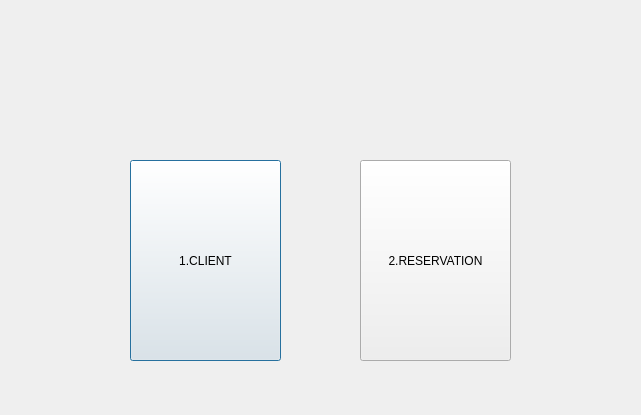
<?xml version="1.0" encoding="UTF-8"?>
<ui version="4.0">
 <class>dialogres</class>
 <widget class="QDialog" name="dialogres">
  <property name="geometry">
   <rect>
    <x>0</x>
    <y>0</y>
    <width>641</width>
    <height>415</height>
   </rect>
  </property>
  <property name="windowTitle">
   <string>Dialog</string>
  </property>
  <property name="styleSheet">
   <string notr="true">border-image: url(:/image/image/passage.jpg);</string>
  </property>
  <widget class="QPushButton" name="client">
   <property name="geometry">
    <rect>
     <x>130</x>
     <y>160</y>
     <width>151</width>
     <height>201</height>
    </rect>
   </property>
   <property name="cursor">
    <cursorShape>PointingHandCursor</cursorShape>
   </property>
   <property name="styleSheet">
    <string notr="true">border-image: url(:/image/image/Capture53.png);</string>
   </property>
   <property name="text">
    <string>1.CLIENT</string>
   </property>
  </widget>
  <widget class="QPushButton" name="reservation">
   <property name="geometry">
    <rect>
     <x>360</x>
     <y>160</y>
     <width>151</width>
     <height>201</height>
    </rect>
   </property>
   <property name="cursor">
    <cursorShape>PointingHandCursor</cursorShape>
   </property>
   <property name="styleSheet">
    <string notr="true">border-image: url(:/image/image/Capture53.png);</string>
   </property>
   <property name="text">
    <string>2.RESERVATION</string>
   </property>
  </widget>
 </widget>
 <resources/>
 <connections/>
</ui>
